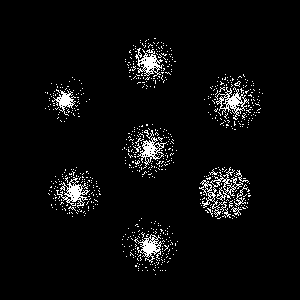

Write Python code to recreate this figure.
#!/usr/bin/env python

# Demonstrate vtkPointSource with exponential distribution by creating
# nine point sources with varying lambda values, appending them, and
# rendering the combined point cloud.

# Factory overrides
import vtkmodules.vtkInteractionStyle  # noqa: F401
import vtkmodules.vtkRenderingFreeType  # noqa: F401
import vtkmodules.vtkRenderingOpenGL2  # noqa: F401

from vtkmodules.vtkFiltersCore import vtkAppendPolyData
from vtkmodules.vtkFiltersSources import vtkPointSource
from vtkmodules.vtkRenderingCore import (
    vtkActor,
    vtkPolyDataMapper,
    vtkRenderWindow,
    vtkRenderWindowInteractor,
    vtkRenderer,
)

num_pts = 1000
radius = 0.5

point_source_0 = vtkPointSource()
point_source_0.SetDistributionToExponential()
point_source_0.SetCenter(-1, -1, -1)
point_source_0.SetRadius(radius)
point_source_0.SetNumberOfPoints(num_pts)
point_source_0.SetLambda(0.1)

point_source_1 = vtkPointSource()
point_source_1.SetDistributionToExponential()
point_source_1.SetCenter(1, -1, -1)
point_source_1.SetRadius(radius)
point_source_1.SetNumberOfPoints(num_pts)
point_source_1.SetLambda(-10)

point_source_2 = vtkPointSource()
point_source_2.SetDistributionToExponential()
point_source_2.SetCenter(1, 1, -1)
point_source_2.SetRadius(radius)
point_source_2.SetNumberOfPoints(num_pts)
point_source_2.SetLambda(0.6)

point_source_3 = vtkPointSource()
point_source_3.SetDistributionToExponential()
point_source_3.SetCenter(-1, 1, -1)
point_source_3.SetRadius(radius)
point_source_3.SetNumberOfPoints(num_pts)
point_source_3.SetLambda(0.8)

point_source_4 = vtkPointSource()
point_source_4.SetDistributionToExponential()
point_source_4.SetCenter(0, 0, 0)
point_source_4.SetRadius(radius)
point_source_4.SetNumberOfPoints(num_pts)
point_source_4.SetLambda(1.0)

point_source_5 = vtkPointSource()
point_source_5.SetDistributionToExponential()
point_source_5.SetCenter(-1, -1, 1)
point_source_5.SetRadius(radius)
point_source_5.SetNumberOfPoints(num_pts)
point_source_5.SetLambda(2)

point_source_6 = vtkPointSource()
point_source_6.SetDistributionToExponential()
point_source_6.SetCenter(1, -1, 1)
point_source_6.SetRadius(radius)
point_source_6.SetNumberOfPoints(num_pts)
point_source_6.SetLambda(4)

point_source_7 = vtkPointSource()
point_source_7.SetDistributionToExponential()
point_source_7.SetCenter(1, 1, 1)
point_source_7.SetRadius(radius)
point_source_7.SetNumberOfPoints(num_pts)
point_source_7.SetLambda(6)

point_source_8 = vtkPointSource()
point_source_8.SetDistributionToExponential()
point_source_8.SetCenter(-1, 1, 1)
point_source_8.SetRadius(radius)
point_source_8.SetNumberOfPoints(num_pts)
point_source_8.SetLambda(10)

# Append selected point sources (skip point_source_0 and point_source_7 which are along
# the camera view vector and clutter the display)
append_filter = vtkAppendPolyData()
append_filter.AddInputConnection(point_source_1.GetOutputPort())
append_filter.AddInputConnection(point_source_2.GetOutputPort())
append_filter.AddInputConnection(point_source_3.GetOutputPort())
append_filter.AddInputConnection(point_source_4.GetOutputPort())
append_filter.AddInputConnection(point_source_5.GetOutputPort())
append_filter.AddInputConnection(point_source_6.GetOutputPort())
append_filter.AddInputConnection(point_source_8.GetOutputPort())

mapper = vtkPolyDataMapper()
mapper.SetInputConnection(append_filter.GetOutputPort())

actor = vtkActor()
actor.SetMapper(mapper)

# Renderer
renderer = vtkRenderer()
renderer.AddActor(actor)
renderer.SetBackground(0, 0, 0)

# Window
render_window = vtkRenderWindow()
render_window.AddRenderer(renderer)
render_window.SetSize(300, 300)
render_window.SetWindowName("exponential point source")

# Scene
renderer.GetActiveCamera().SetPosition(1, 1, 1)
renderer.ResetCamera()

# Interactor
interactor = vtkRenderWindowInteractor()
interactor.SetRenderWindow(render_window)

interactor.Initialize()
interactor.Start()
